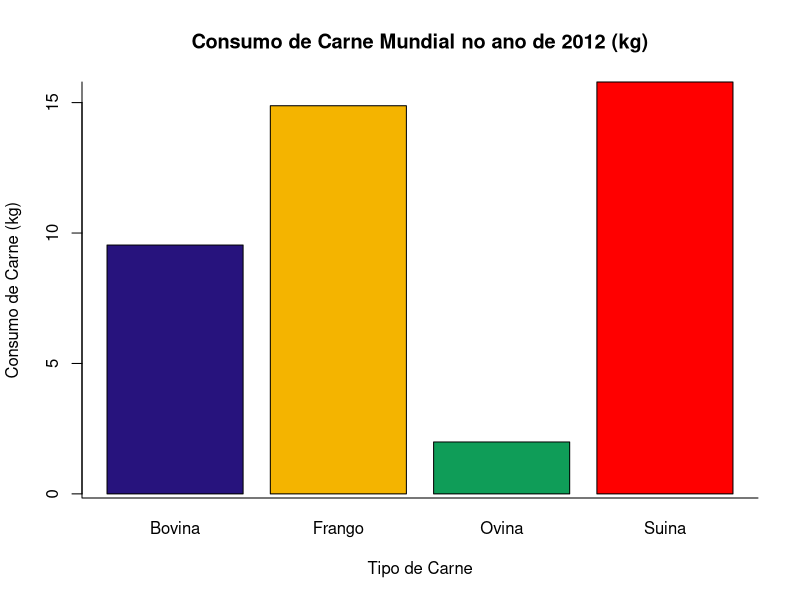
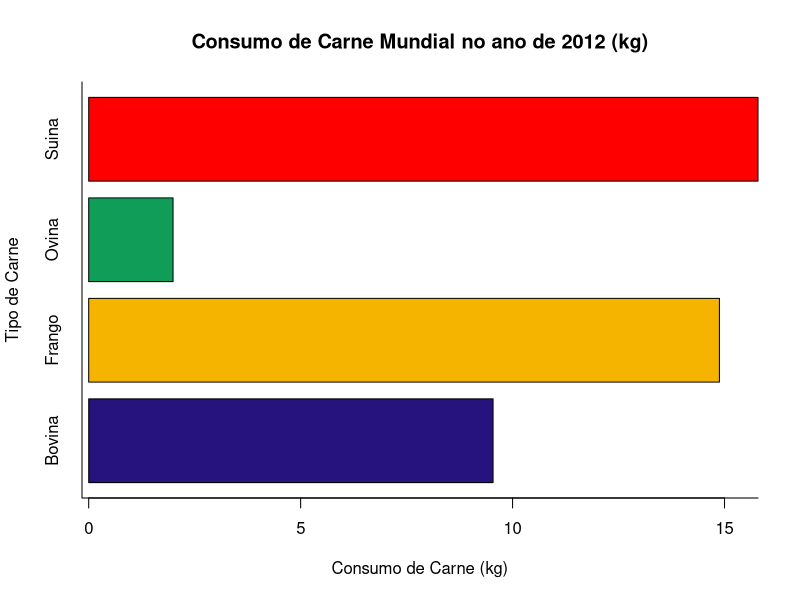
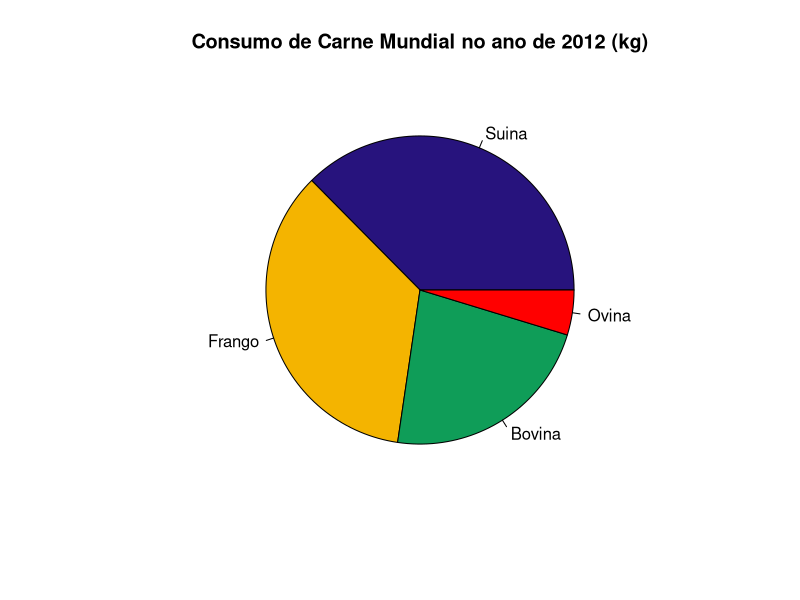
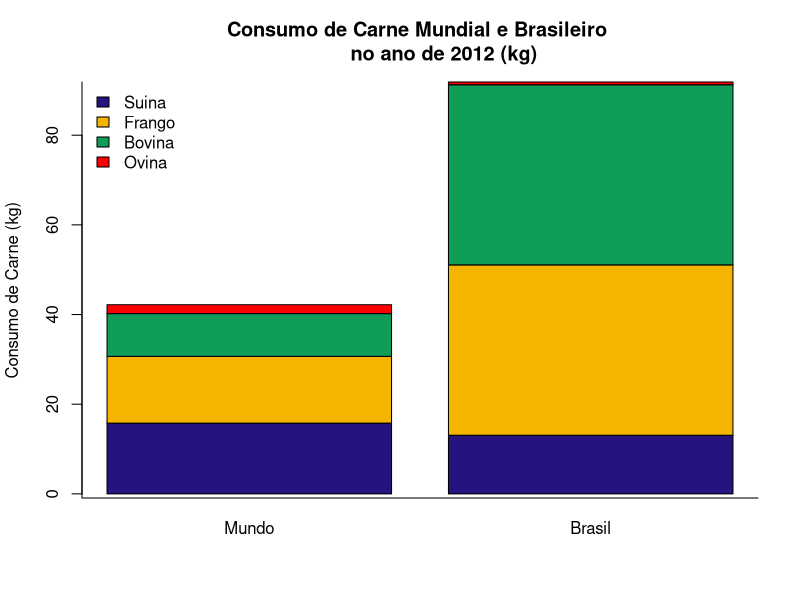
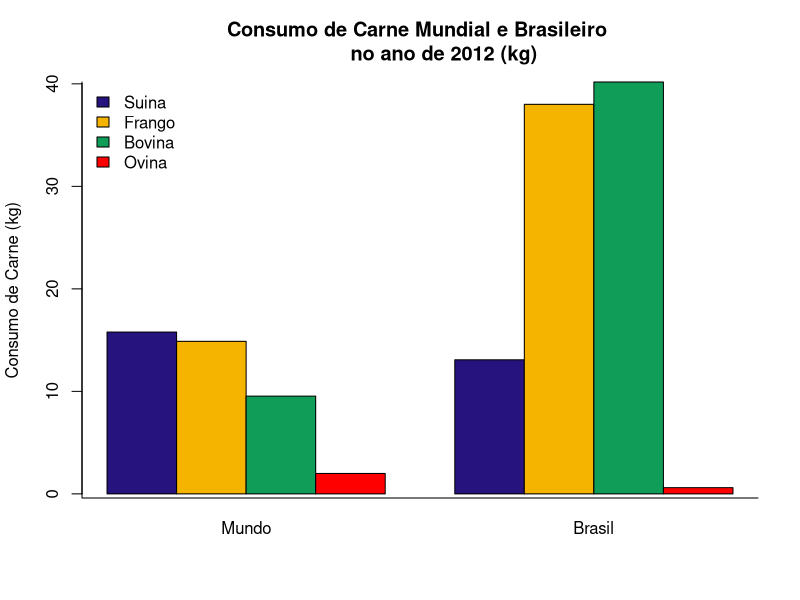
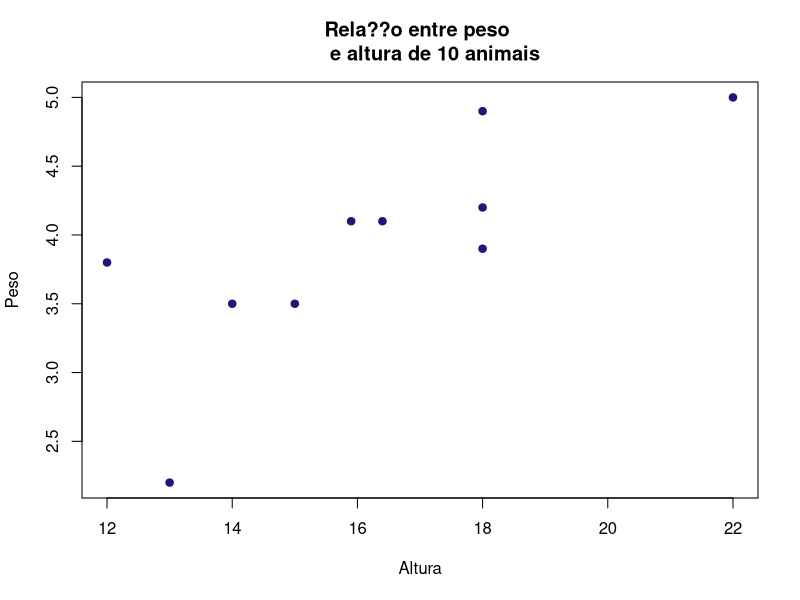
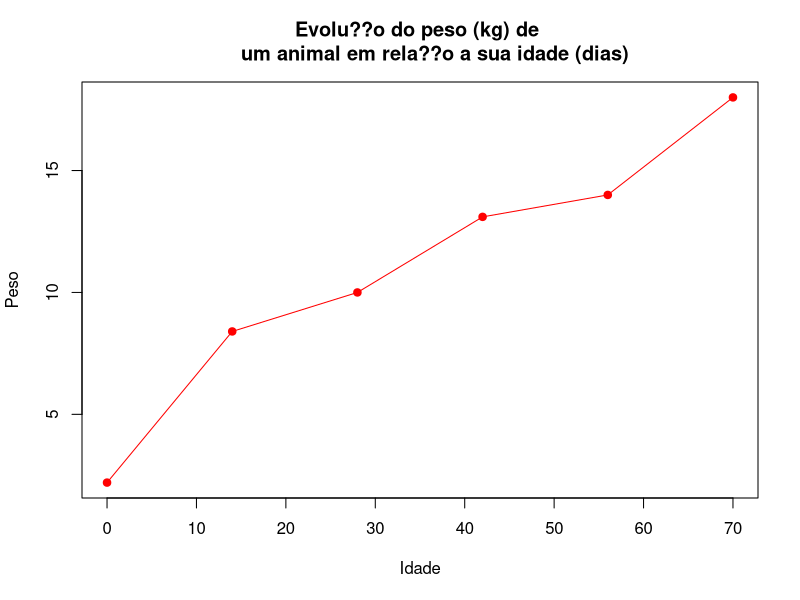

Write R code to recreate these figures, in order.
rm(list=ls())

#----------------------------------
# Comando dos Gráficos            -
#----------------------------------

# col = Cores do Grafico
# xlab = Titulo do Eixo Horizontal
# ylab = Titulo do Eixo Vertical
# main = Titulo do Grafico
# barblot = barra e coluna
# pie = setores
# plot = dispersao

#----------------------------------
# Colunas / Barras                -
#----------------------------------

Carne <- c('Suina', 'Frango', 'Bovina', 'Ovina')
Mundo <- c(15.79, 14.88, 9.54, 1.99)
Brasil <- c(13.08, 38, 40.18, 0.61)
Cores <- c('#27137dff', '#f4b400', '#0f9d58', '#ff0000')

x <- 'Tipo de Carne'          # Legenda dos Eixos
y <- 'Consumo de Carne (kg)'  # Legenda dos Eixos

# Colunas:

barplot(Mundo ~ Carne,   # Dados
        col = Cores,          
        xlab = x, ylab = y,  
        main = 'Consumo de Carne Mundial no ano de 2012 (kg)')                      
box(bty = 'L')           # Linha Abaixo

# Barras:

barplot(horiz = T,       # Barras
        Mundo ~ Carne,   # Dados
        col = Cores,          
        xlab = y, ylab = x,     
        main = 'Consumo de Carne Mundial no ano de 2012 (kg)')                      
box(bty = 'L')           # Linha Abaixo

#----------------------------------
# Setores (Pizza)                 -
#----------------------------------

Carne <- c('Suina', 'Frango', 'Bovina', 'Ovina')
Mundo <- c(15.79, 14.88, 9.54, 1.99)
Brasil <- c(13.08, 38, 40.18, 0.61)
Cores <- c('#27137dff', '#f4b400', '#0f9d58', '#ff0000')

x <- 'Tipo de Carne'          # Legenda dos Eixos
y <- 'Consumo de Carne (kg)'  # Legenda dos Eixos

pie(Mundo,                # Dados 
    labels = Carne,       # Legenda  
    col = Cores,
    main = 'Consumo de Carne Mundial no ano de 2012 (kg)')         

#----------------------------------
# Comparativos                    -
#----------------------------------

dados <- data.frame(Mundo, Brasil)

# Colunas Compostas:

barplot(as.matrix(dados),
        beside = FALSE,
        col = Cores, ylab = y, 
        main = 'Consumo de Carne Mundial e Brasileiro 
        no ano de 2012 (kg)')
legend('topleft',
       legend = Carne, fill = Cores,
       bty = 'n')
box(bty = 'L')

# Colunas Justapostas:

barplot(as.matrix(dados),
        beside = TRUE,
        col = Cores, ylab = y,
        main = 'Consumo de Carne Mundial e Brasileiro 
        no ano de 2012 (kg)')
legend('topleft',
       legend = Carne, fill = Cores,
       bty = 'n')
box(bty = 'L')

#----------------------------------
# Dispers?o                       -
#----------------------------------

Peso <- c(3.80, 2.20, 3.50, 3.50,
          4.10, 4.10, 3.90, 4.20,
          4.90, 5.00)
Altura <- c(12.00, 13.00, 14.00,
            15.00, 15.90, 16.40, 
            18.00, 18.00, 18.00, 
            22.00)

plot(Peso~Altura, pch = 19, 
     col = '#27137dff', main = 'Rela??o entre peso 
     e altura de 10 animais')

#----------------------------------
# Linha                           -
#----------------------------------

Idade <- c(0, 14, 28, 42, 56, 70)
Peso  <- c(2.20, 8.40, 10.00, 13.10,
          14.00, 18.00)

plot(Idade, Peso, pch = 19, 
     col = 'red', main = 'Evolu??o do peso (kg) de 
     um animal em rela??o a sua idade (dias)')
lines(Idade, Peso, col='red')

#----------------------------------